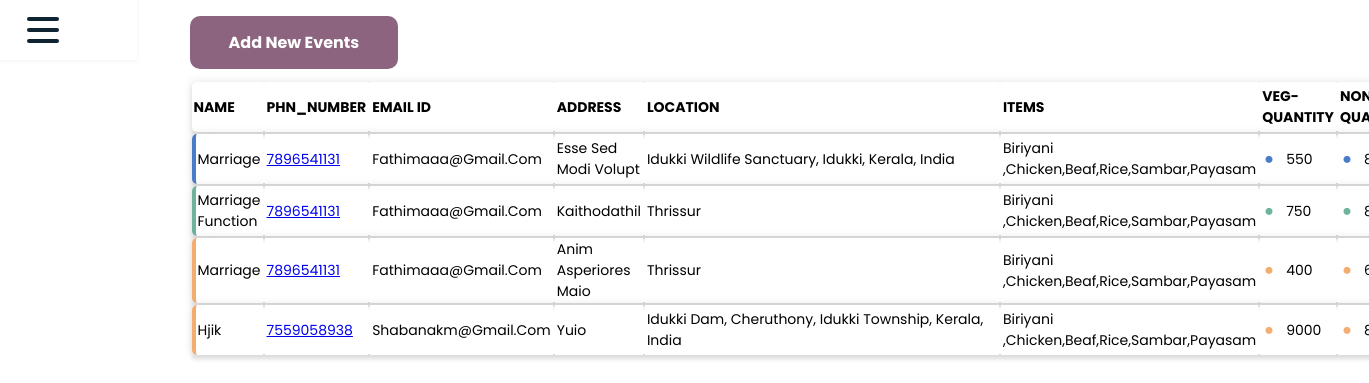
The page /events.php (signed in) on the database its author committed.
### tables this page shows
CREATE TABLE `events` (
  `events_id` int(50) NOT NULL,
  `name` varchar(150) NOT NULL,
  `phn_number` bigint(10) NOT NULL,
  `email_id` varchar(150) NOT NULL,
  `address` varchar(150) NOT NULL,
  `location` varchar(150) NOT NULL,
  `item` varchar(150) NOT NULL,
  `veg_quantity` int(50) NOT NULL,
  `non_veg_quantity` int(50) NOT NULL,
  `date` date NOT NULL DEFAULT current_timestamp(),
  `created_by` int(50) NOT NULL,
  `status` int(11) NOT NULL DEFAULT 1
);

### events.php (the view, shortened to what this page needs)
<?php
include "db.php";
$getid = $_SESSION['id'];
$decoded = base64_decode($getid);
$decoded_encoding = 'iso-2022-jp';
$id = iconv($decoded_encoding, 'UTF-8', $decoded);
$query = "select * from events where created_by='$id'";
$data = mysqli_query($db, $query);
$total = mysqli_num_rows($data);
?>
<html lang="en">
  <head>
    <link rel="stylesheet" href="https://cdnjs.cloudflare.com/ajax/libs/font-awesome/5.15.4/css/all.min.css" />
    <link rel="stylesheet" href="./static/css/order.css" />
    <link rel="stylesheet" href="./static/css/navbar4.css" />
    <link rel="stylesheet" href="https://cdnjs.cloudflare.com/ajax/libs/font-awesome/5.15.4/css/all.min.css" />
  </head>
  <body>
    <header>
      <nav>
        <div class="navbar">
          <div class="container nav-container">
            <div class="hamburger-lines">
              <span class="line line1"></span>
              <span class="line line2"></span>
              <span class="line line3"></span>
            </div>
          </div>
        </div>
      </nav>
    </header>
    <div class="container">
      <div class="event">
        <a href="newevent.php">Add new events</a><br><br>
      </div>
      <table>
        <thead>
          <tr>
            <th>NAME</th>
            <th>PHN_NUMBER</th>
            <th>EMAIL ID</th>
            <th>ADDRESS</th>
            <th><div style="width: 350px" >LOCATION</div></th>
            <th>ITEMS</th>
            <th>VEG-QUANTITY</th>
            <th>NON_VEG-QUANTITY</th>
          </tr>
        </thead>
        <tbody>
        <?php
        if ($total != 0) {
          while ($result = mysqli_fetch_assoc($data)) {
            $class_list = array("a" => "prioirty-200", "b" => "prioirty-600", "c" => "prioirty-300");
            shuffle($class_list);
            echo "
              <tr class='$class_list[0]'>
              <td>" . $result['name'] . "</td>
              <td><a href='tel:" . $result['phn_number'] . "'>" . $result['phn_number'] . "</a></td>
              <td>" . $result['email_id'] . "</td>
              <td>" . $result['address'] . "</td>
              <td>" . $result['location'] . "</td>
              <td>" . $result['item'] . "</td>
              <td><i class='fa fa-circle'></i>" . $result['veg_quantity'] . "</td>
              <td><i class='fa fa-circle'></i>" . $result['non_veg_quantity'] . "</td>
              <td><a href='newevent.php?event_id=" . $result['events_id'] . "' title='edit'><i class='fa fa-edit'></i></a></td>
              </tr>
            ";
            }
        }else{
              echo "<tr><td colspan='8' style='text-align:center;'>no recors found</td></tr>";
        }
        ?>
        </tbody>
      </table>
    </div>
  </body>
</html>

### static/css/order.css (style rules this page uses)
* { box-sizing: border-box; text-transform: capitalize; }
body { font-family: "Open Sans", sans-serif; display: flex; align-items: center; justify-content: center; height:auto; width: auto; background-color: #fff; }
.container { width: 650px; height: 800px; padding: 30px 30px; border-radius: 5px; }
table { color: #000; width: 200px; margin-right: 30%; table-layout:auto; }
table th, table td { padding: 1px 2px ; text-align: left; font-size: 14px; overflow: hidden; width: 100px; height: 50px; }
table tr { background-color: #fff; box-shadow: 0 4px 4px 0 rgb(0 0 0 / 10%), 0 0 10px rgb(0 0 0 / 10%); }
table tr th:first-of-type, table tr td:first-of-type { border-top-left-radius: 5px; border-bottom-left-radius: 5px; }
table .prioirty-200 td:first-of-type { border-left: 4px solid #f3ad70; }
table .prioirty-300 td:first-of-type { border-left: 4px solid #6fb39e; }
table .prioirty-600 td:first-of-type { border-left: 4px solid #497cc8; }
table .prioirty-200 .fa-circle { color: #f3ad70; margin-right: 10px; transform: scale(0.5); }
table .prioirty-300 .fa-circle { color: #6fb39e; margin-right: 10px; transform: scale(0.5); }
table .prioirty-600 .fa-circle { color: #497cc8; margin-right: 10px; transform: scale(0.5); }

### static/css/navbar4.css (style rules this page uses)
* { margin: 0; padding: 0; box-sizing: border-box; }
nav { position: fixed; top: 0; left: 0px; right: 90%; }
body { font-family: "Poppins", sans-serif; }
.container { max-width: 1050px; width: 90%; margin: auto; }
.navbar { width: 100%; box-shadow: 0 1px 4px rgb(146 161 176 / 15%); }
.nav-container { display: flex; justify-content: space-between; align-items: center; height: 62px; }
.nav-container { display: block; position: relative; height: 60px; background: white; }
.nav-container .hamburger-lines { display: block; height: 26px; width: 32px; position: absolute; top: 17px; left: 20px; z-index: 2; display: flex; flex-direction: column; justify-content: space-between; }
.nav-container .hamburger-lines .line { display: block; height: 4px; width: 100%; border-radius: 10px; background: #0e2431; }
.nav-container .hamburger-lines .line1 { transform-origin: 0% 0%; transition: transform 0.4s ease-in-out; }
.nav-container .hamburger-lines .line2 { transition: transform 0.2s ease-in-out; }
.nav-container .hamburger-lines .line3 { transform-origin: 0% 100%; transition: transform 0.4s ease-in-out; }

### events.php (style rules this page uses)
.container .event a { cursor: pointer; background: rgba(93, 35, 75, 0.7); border: none; border-radius: 10px; color: #fff; display:inline; font-size: 16px; padding: 15px 39px; margin-top: 20px; transition: all ease 0.25s; font-weight: bold; text-decoration: none; }

### rows shown on the page
events: name "Marriage", phn_number "7896541131", email "Fathimaaa@gmail.com", address "Esse Sed Modi Volupt", location "Idukki Wildlife Sanctuary, Idukki, Kerala, India", item "Biriyani ,Chicken,Beaf,rice,sambar,payasam", veg_quantity "550"
events: name "Marriage Function", phn_number "7896541131", email "Fathimaaa@gmail.com", address "Kaithodathil", location "Thrissur", item "Biriyani ,Chicken,Beaf,rice,sambar,payasam", veg_quantity "750"
events: name "Marriage", phn_number "7896541131", email "Fathimaaa@gmail.com", address "Anim Asperiores Maio", location "Thrissur", item "Biriyani ,Chicken,Beaf,rice,sambar,payasam", veg_quantity "400"
events: name "Hjik", phn_number "7559058938", email "Shabanakm@gmail.com", address "Yuio", location "Idukki Dam, Cheruthony, Idukki Township, Kerala, India", item "Biriyani ,Chicken,Beaf,rice,sambar,payasam", veg_quantity "9000"
